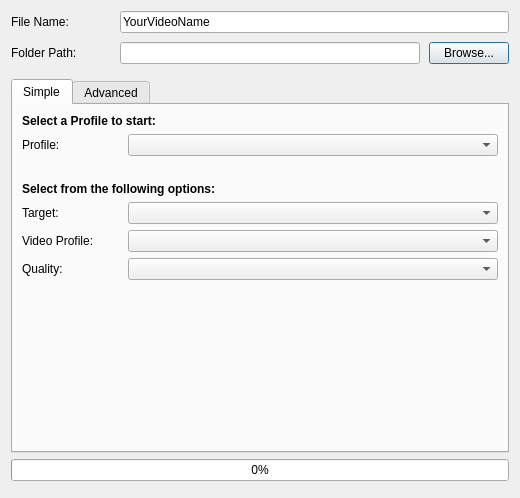
<?xml version="1.0" encoding="UTF-8"?>
<ui version="4.0">
 <class>Dialog</class>
 <widget class="QDialog" name="Dialog">
  <property name="geometry">
   <rect>
    <x>0</x>
    <y>0</y>
    <width>520</width>
    <height>498</height>
   </rect>
  </property>
  <property name="sizePolicy">
   <sizepolicy hsizetype="Preferred" vsizetype="Preferred">
    <horstretch>0</horstretch>
    <verstretch>0</verstretch>
   </sizepolicy>
  </property>
  <property name="windowTitle">
   <string>Export Video</string>
  </property>
  <property name="windowIcon">
   <iconset resource="../../../images/openshot.qrc">
    <normaloff>:/openshot.svg</normaloff>:/openshot.svg</iconset>
  </property>
  <property name="autoFillBackground">
   <bool>false</bool>
  </property>
  <layout class="QGridLayout" name="gridLayout" rowstretch="0,1,0,0">
   <item row="2" column="0" alignment="Qt::AlignBottom">
    <widget class="QProgressBar" name="progressExportVideo">
     <property name="sizePolicy">
      <sizepolicy hsizetype="Expanding" vsizetype="Fixed">
       <horstretch>0</horstretch>
       <verstretch>0</verstretch>
      </sizepolicy>
     </property>
     <property name="value">
      <number>0</number>
     </property>
    </widget>
   </item>
   <item row="3" column="0" alignment="Qt::AlignBottom">
    <widget class="QDialogButtonBox" name="buttonBox">
     <property name="standardButtons">
      <set>QDialogButtonBox::NoButton</set>
     </property>
    </widget>
   </item>
   <item row="1" column="0">
    <widget class="QTabWidget" name="tabWidget">
     <property name="sizePolicy">
      <sizepolicy hsizetype="Preferred" vsizetype="Preferred">
       <horstretch>0</horstretch>
       <verstretch>0</verstretch>
      </sizepolicy>
     </property>
     <property name="currentIndex">
      <number>0</number>
     </property>
     <widget class="QWidget" name="Simple">
      <property name="autoFillBackground">
       <bool>false</bool>
      </property>
      <property name="styleSheet">
       <string notr="true"/>
      </property>
      <attribute name="title">
       <string>Simple</string>
      </attribute>
      <layout class="QGridLayout" name="gridLayout_2" rowstretch="0,0,0,0,0,1">
       <property name="horizontalSpacing">
        <number>6</number>
       </property>
       <item row="0" column="0">
        <layout class="QVBoxLayout" name="verticalLayout_2">
         <property name="bottomMargin">
          <number>20</number>
         </property>
         <item>
          <widget class="QLabel" name="lblChooseProfile">
           <property name="text">
            <string>&lt;b&gt;Select a Profile to start:&lt;/b&gt;</string>
           </property>
          </widget>
         </item>
         <item>
          <layout class="QFormLayout" name="formLayout">
           <property name="verticalSpacing">
            <number>29</number>
           </property>
           <item row="0" column="0">
            <widget class="QLabel" name="label">
             <property name="sizePolicy">
              <sizepolicy hsizetype="Preferred" vsizetype="Preferred">
               <horstretch>0</horstretch>
               <verstretch>0</verstretch>
              </sizepolicy>
             </property>
             <property name="minimumSize">
              <size>
               <width>100</width>
               <height>0</height>
              </size>
             </property>
             <property name="text">
              <string>Profile:</string>
             </property>
            </widget>
           </item>
           <item row="0" column="1">
            <widget class="QComboBox" name="cboSimpleProjectType">
             <property name="sizePolicy">
              <sizepolicy hsizetype="Expanding" vsizetype="Fixed">
               <horstretch>0</horstretch>
               <verstretch>0</verstretch>
              </sizepolicy>
             </property>
            </widget>
           </item>
          </layout>
         </item>
        </layout>
       </item>
       <item row="1" column="0">
        <widget class="QLabel" name="label_2">
         <property name="text">
          <string>&lt;b&gt;Select from the following options:&lt;/b&gt;</string>
         </property>
        </widget>
       </item>
       <item row="2" column="0">
        <layout class="QFormLayout" name="formLayout_2">
         <property name="fieldGrowthPolicy">
          <enum>QFormLayout::AllNonFixedFieldsGrow</enum>
         </property>
         <item row="0" column="1">
          <widget class="QComboBox" name="cboSimpleTarget">
           <property name="sizePolicy">
            <sizepolicy hsizetype="Preferred" vsizetype="Fixed">
             <horstretch>0</horstretch>
             <verstretch>0</verstretch>
            </sizepolicy>
           </property>
          </widget>
         </item>
         <item row="0" column="0">
          <widget class="QLabel" name="label_3">
           <property name="minimumSize">
            <size>
             <width>100</width>
             <height>0</height>
            </size>
           </property>
           <property name="text">
            <string>Target:</string>
           </property>
          </widget>
         </item>
        </layout>
       </item>
       <item row="3" column="0">
        <layout class="QFormLayout" name="formLayout_3">
         <item row="0" column="1">
          <widget class="QComboBox" name="cboSimpleVideoProfile">
           <property name="sizePolicy">
            <sizepolicy hsizetype="Preferred" vsizetype="Fixed">
             <horstretch>0</horstretch>
             <verstretch>0</verstretch>
            </sizepolicy>
           </property>
          </widget>
         </item>
         <item row="0" column="0">
          <widget class="QLabel" name="label_4">
           <property name="minimumSize">
            <size>
             <width>100</width>
             <height>0</height>
            </size>
           </property>
           <property name="text">
            <string>Video Profile:</string>
           </property>
          </widget>
         </item>
        </layout>
       </item>
       <item row="4" column="0">
        <layout class="QFormLayout" name="formLayout_4">
         <item row="0" column="0">
          <widget class="QLabel" name="label_5">
           <property name="minimumSize">
            <size>
             <width>100</width>
             <height>0</height>
            </size>
           </property>
           <property name="text">
            <string>Quality:</string>
           </property>
          </widget>
         </item>
         <item row="0" column="1">
          <widget class="QComboBox" name="cboSimpleQuality">
           <property name="sizePolicy">
            <sizepolicy hsizetype="Preferred" vsizetype="Fixed">
             <horstretch>0</horstretch>
             <verstretch>0</verstretch>
            </sizepolicy>
           </property>
          </widget>
         </item>
        </layout>
       </item>
       <item row="5" column="0">
        <spacer name="verticalSpacer_2">
         <property name="orientation">
          <enum>Qt::Vertical</enum>
         </property>
         <property name="sizeHint" stdset="0">
          <size>
           <width>20</width>
           <height>40</height>
          </size>
         </property>
        </spacer>
       </item>
      </layout>
     </widget>
     <widget class="QWidget" name="Advanced">
      <attribute name="title">
       <string>Advanced</string>
      </attribute>
      <layout class="QGridLayout" name="gridLayout_3" rowstretch="0,1">
       <item row="0" column="0">
        <widget class="QToolBox" name="toolBox">
         <property name="sizePolicy">
          <sizepolicy hsizetype="Preferred" vsizetype="MinimumExpanding">
           <horstretch>0</horstretch>
           <verstretch>0</verstretch>
          </sizepolicy>
         </property>
         <property name="frameShape">
          <enum>QFrame::NoFrame</enum>
         </property>
         <property name="frameShadow">
          <enum>QFrame::Plain</enum>
         </property>
         <property name="lineWidth">
          <number>0</number>
         </property>
         <property name="currentIndex">
          <number>0</number>
         </property>
         <widget class="QWidget" name="pageAdvancedOptions">
          <property name="geometry">
           <rect>
            <x>0</x>
            <y>0</y>
            <width>480</width>
            <height>122</height>
           </rect>
          </property>
          <attribute name="label">
           <string>Advanced Options</string>
          </attribute>
          <layout class="QGridLayout" name="gridLayout_4">
           <item row="0" column="0">
            <layout class="QHBoxLayout" name="horizontalLayout_2">
             <property name="bottomMargin">
              <number>0</number>
             </property>
             <item>
              <widget class="QLabel" name="lblExportTo">
               <property name="minimumSize">
                <size>
                 <width>100</width>
                 <height>0</height>
                </size>
               </property>
               <property name="text">
                <string>Export To:</string>
               </property>
              </widget>
             </item>
             <item>
              <widget class="QComboBox" name="cboExportTo">
               <property name="sizePolicy">
                <sizepolicy hsizetype="Expanding" vsizetype="Fixed">
                 <horstretch>0</horstretch>
                 <verstretch>0</verstretch>
                </sizepolicy>
               </property>
              </widget>
             </item>
            </layout>
           </item>
           <item row="1" column="0">
            <layout class="QHBoxLayout" name="horizontalLayout_5">
             <item>
              <widget class="QLabel" name="lblStartFrame">
               <property name="minimumSize">
                <size>
                 <width>100</width>
                 <height>0</height>
                </size>
               </property>
               <property name="text">
                <string>Start Frame:</string>
               </property>
              </widget>
             </item>
             <item>
              <widget class="QSpinBox" name="txtStartFrame">
               <property name="sizePolicy">
                <sizepolicy hsizetype="Expanding" vsizetype="Fixed">
                 <horstretch>0</horstretch>
                 <verstretch>0</verstretch>
                </sizepolicy>
               </property>
               <property name="minimum">
                <number>1</number>
               </property>
               <property name="maximum">
                <number>99999999</number>
               </property>
              </widget>
             </item>
            </layout>
           </item>
           <item row="2" column="0">
            <layout class="QHBoxLayout" name="horizontalLayout">
             <item>
              <widget class="QLabel" name="lblEndFrame">
               <property name="minimumSize">
                <size>
                 <width>100</width>
                 <height>0</height>
                </size>
               </property>
               <property name="text">
                <string>End Frame:</string>
               </property>
              </widget>
             </item>
             <item>
              <widget class="QSpinBox" name="txtEndFrame">
               <property name="sizePolicy">
                <sizepolicy hsizetype="Expanding" vsizetype="Fixed">
                 <horstretch>0</horstretch>
                 <verstretch>0</verstretch>
                </sizepolicy>
               </property>
               <property name="minimum">
                <number>1</number>
               </property>
               <property name="maximum">
                <number>99999999</number>
               </property>
              </widget>
             </item>
            </layout>
           </item>
          </layout>
         </widget>
         <widget class="QWidget" name="pageProfile">
          <property name="geometry">
           <rect>
            <x>0</x>
            <y>0</y>
            <width>466</width>
            <height>269</height>
           </rect>
          </property>
          <property name="sizePolicy">
           <sizepolicy hsizetype="Preferred" vsizetype="Preferred">
            <horstretch>0</horstretch>
            <verstretch>0</verstretch>
           </sizepolicy>
          </property>
          <attribute name="label">
           <string>Profile</string>
          </attribute>
          <layout class="QGridLayout" name="gridLayout_5">
           <item row="0" column="0">
            <layout class="QHBoxLayout" name="horizontalLayout_6">
             <item>
              <widget class="QLabel" name="lblProfile_2">
               <property name="minimumSize">
                <size>
                 <width>100</width>
                 <height>0</height>
                </size>
               </property>
               <property name="text">
                <string>Profile:</string>
               </property>
              </widget>
             </item>
             <item>
              <widget class="QComboBox" name="cboProfile">
               <property name="sizePolicy">
                <sizepolicy hsizetype="Expanding" vsizetype="Fixed">
                 <horstretch>0</horstretch>
                 <verstretch>0</verstretch>
                </sizepolicy>
               </property>
              </widget>
             </item>
            </layout>
           </item>
           <item row="1" column="0">
            <layout class="QHBoxLayout" name="horizontalLayout_11">
             <item>
              <widget class="QLabel" name="lblWidth">
               <property name="minimumSize">
                <size>
                 <width>100</width>
                 <height>0</height>
                </size>
               </property>
               <property name="text">
                <string>Width:</string>
               </property>
              </widget>
             </item>
             <item>
              <widget class="QSpinBox" name="txtWidth">
               <property name="sizePolicy">
                <sizepolicy hsizetype="Expanding" vsizetype="Fixed">
                 <horstretch>0</horstretch>
                 <verstretch>0</verstretch>
                </sizepolicy>
               </property>
               <property name="minimum">
                <number>2</number>
               </property>
               <property name="maximum">
                <number>40000</number>
               </property>
              </widget>
             </item>
            </layout>
           </item>
           <item row="2" column="0">
            <layout class="QHBoxLayout" name="horizontalLayout_10">
             <item>
              <widget class="QLabel" name="lblHeight">
               <property name="minimumSize">
                <size>
                 <width>100</width>
                 <height>0</height>
                </size>
               </property>
               <property name="text">
                <string>Height:</string>
               </property>
              </widget>
             </item>
             <item>
              <widget class="QSpinBox" name="txtHeight">
               <property name="sizePolicy">
                <sizepolicy hsizetype="Expanding" vsizetype="Fixed">
                 <horstretch>0</horstretch>
                 <verstretch>0</verstretch>
                </sizepolicy>
               </property>
               <property name="minimum">
                <number>2</number>
               </property>
               <property name="maximum">
                <number>40000</number>
               </property>
              </widget>
             </item>
            </layout>
           </item>
           <item row="4" column="0">
            <layout class="QHBoxLayout" name="horizontalLayout_12">
             <item>
              <widget class="QLabel" name="lblAspectRatio">
               <property name="minimumSize">
                <size>
                 <width>100</width>
                 <height>0</height>
                </size>
               </property>
               <property name="text">
                <string>Aspect Ratio:</string>
               </property>
              </widget>
             </item>
             <item>
              <widget class="QSpinBox" name="txtAspectRatioNum">
               <property name="sizePolicy">
                <sizepolicy hsizetype="Expanding" vsizetype="Fixed">
                 <horstretch>0</horstretch>
                 <verstretch>0</verstretch>
                </sizepolicy>
               </property>
               <property name="minimum">
                <number>1</number>
               </property>
               <property name="maximum">
                <number>9999</number>
               </property>
              </widget>
             </item>
             <item>
              <widget class="QSpinBox" name="txtAspectRatioDen">
               <property name="sizePolicy">
                <sizepolicy hsizetype="Expanding" vsizetype="Fixed">
                 <horstretch>0</horstretch>
                 <verstretch>0</verstretch>
                </sizepolicy>
               </property>
               <property name="minimum">
                <number>1</number>
               </property>
               <property name="maximum">
                <number>9999</number>
               </property>
              </widget>
             </item>
            </layout>
           </item>
           <item row="5" column="0">
            <layout class="QHBoxLayout" name="horizontalLayout_13">
             <item>
              <widget class="QLabel" name="lblPixelRatio">
               <property name="minimumSize">
                <size>
                 <width>100</width>
                 <height>0</height>
                </size>
               </property>
               <property name="text">
                <string>Pixel Ratio:</string>
               </property>
              </widget>
             </item>
             <item>
              <widget class="QSpinBox" name="txtPixelRatioNum">
               <property name="sizePolicy">
                <sizepolicy hsizetype="Expanding" vsizetype="Fixed">
                 <horstretch>0</horstretch>
                 <verstretch>0</verstretch>
                </sizepolicy>
               </property>
               <property name="minimum">
                <number>1</number>
               </property>
               <property name="maximum">
                <number>9999</number>
               </property>
              </widget>
             </item>
             <item>
              <widget class="QSpinBox" name="txtPixelRatioDen">
               <property name="sizePolicy">
                <sizepolicy hsizetype="Expanding" vsizetype="Fixed">
                 <horstretch>0</horstretch>
                 <verstretch>0</verstretch>
                </sizepolicy>
               </property>
               <property name="minimum">
                <number>1</number>
               </property>
               <property name="maximum">
                <number>9999</number>
               </property>
              </widget>
             </item>
            </layout>
           </item>
           <item row="6" column="0">
            <layout class="QHBoxLayout" name="horizontalLayout_14">
             <item>
              <widget class="QLabel" name="lblFrameRate">
               <property name="minimumSize">
                <size>
                 <width>100</width>
                 <height>0</height>
                </size>
               </property>
               <property name="text">
                <string>Frame Rate:</string>
               </property>
              </widget>
             </item>
             <item>
              <widget class="QSpinBox" name="txtFrameRateNum">
               <property name="sizePolicy">
                <sizepolicy hsizetype="Expanding" vsizetype="Fixed">
                 <horstretch>0</horstretch>
                 <verstretch>0</verstretch>
                </sizepolicy>
               </property>
               <property name="minimum">
                <number>1</number>
               </property>
               <property name="maximum">
                <number>99999</number>
               </property>
              </widget>
             </item>
             <item>
              <widget class="QSpinBox" name="txtFrameRateDen">
               <property name="sizePolicy">
                <sizepolicy hsizetype="Expanding" vsizetype="Fixed">
                 <horstretch>0</horstretch>
                 <verstretch>0</verstretch>
                </sizepolicy>
               </property>
               <property name="minimum">
                <number>1</number>
               </property>
               <property name="maximum">
                <number>9999</number>
               </property>
              </widget>
             </item>
            </layout>
           </item>
           <item row="7" column="0">
            <layout class="QHBoxLayout" name="horizontalLayout_15">
             <property name="bottomMargin">
              <number>0</number>
             </property>
             <item>
              <widget class="QLabel" name="lblInterlaced">
               <property name="minimumSize">
                <size>
                 <width>100</width>
                 <height>0</height>
                </size>
               </property>
               <property name="text">
                <string>Interlaced:</string>
               </property>
              </widget>
             </item>
             <item>
              <widget class="QComboBox" name="cboInterlaced">
               <property name="sizePolicy">
                <sizepolicy hsizetype="Expanding" vsizetype="Fixed">
                 <horstretch>0</horstretch>
                 <verstretch>0</verstretch>
                </sizepolicy>
               </property>
              </widget>
             </item>
            </layout>
           </item>
          </layout>
         </widget>
         <widget class="QWidget" name="pageImageSequenceSettings">
          <property name="geometry">
           <rect>
            <x>0</x>
            <y>0</y>
            <width>480</width>
            <height>68</height>
           </rect>
          </property>
          <attribute name="label">
           <string>Image Sequence Settings</string>
          </attribute>
          <layout class="QGridLayout" name="gridLayout_6">
           <item row="0" column="0">
            <layout class="QHBoxLayout" name="horizontalLayout_16">
             <item>
              <widget class="QLabel" name="lblImageFormat">
               <property name="minimumSize">
                <size>
                 <width>100</width>
                 <height>0</height>
                </size>
               </property>
               <property name="text">
                <string>Image Format:</string>
               </property>
              </widget>
             </item>
             <item>
              <widget class="QLineEdit" name="txtImageFormat"/>
             </item>
            </layout>
           </item>
          </layout>
         </widget>
         <widget class="QWidget" name="pageVideoSettings">
          <property name="geometry">
           <rect>
            <x>0</x>
            <y>0</y>
            <width>480</width>
            <height>120</height>
           </rect>
          </property>
          <attribute name="label">
           <string>Video Settings</string>
          </attribute>
          <layout class="QGridLayout" name="gridLayout_7">
           <item row="0" column="0">
            <layout class="QHBoxLayout" name="horizontalLayout_17">
             <item>
              <widget class="QLabel" name="lblVideoFormat">
               <property name="minimumSize">
                <size>
                 <width>100</width>
                 <height>0</height>
                </size>
               </property>
               <property name="text">
                <string>Video Format:</string>
               </property>
              </widget>
             </item>
             <item>
              <widget class="QLineEdit" name="txtVideoFormat"/>
             </item>
            </layout>
           </item>
           <item row="1" column="0">
            <layout class="QHBoxLayout" name="horizontalLayout_18">
             <item>
              <widget class="QLabel" name="lblVideoCodec">
               <property name="minimumSize">
                <size>
                 <width>100</width>
                 <height>0</height>
                </size>
               </property>
               <property name="text">
                <string>Video Codec:</string>
               </property>
              </widget>
             </item>
             <item>
              <widget class="QLineEdit" name="txtVideoCodec"/>
             </item>
            </layout>
           </item>
           <item row="2" column="0">
            <layout class="QHBoxLayout" name="horizontalLayout_19">
             <property name="bottomMargin">
              <number>0</number>
             </property>
             <item>
              <widget class="QLabel" name="lblVideoBitrate">
               <property name="minimumSize">
                <size>
                 <width>100</width>
                 <height>0</height>
                </size>
               </property>
               <property name="text">
                <string>Bit Rate / Quality:</string>
               </property>
              </widget>
             </item>
             <item>
              <widget class="QLineEdit" name="txtVideoBitRate"/>
             </item>
            </layout>
           </item>
          </layout>
         </widget>
         <widget class="QWidget" name="pageAudioSettings">
          <attribute name="label">
           <string>Audio Settings</string>
          </attribute>
          <layout class="QGridLayout" name="gridLayout_8">
           <item row="0" column="0">
            <layout class="QHBoxLayout" name="horizontalLayout_20">
             <item>
              <widget class="QLabel" name="lblAudioCodec">
               <property name="minimumSize">
                <size>
                 <width>100</width>
                 <height>0</height>
                </size>
               </property>
               <property name="text">
                <string>Audio Codec:</string>
               </property>
              </widget>
             </item>
             <item>
              <widget class="QLineEdit" name="txtAudioCodec"/>
             </item>
            </layout>
           </item>
           <item row="1" column="0">
            <layout class="QHBoxLayout" name="horizontalLayout_21">
             <item>
              <widget class="QLabel" name="lblSampleRate">
               <property name="minimumSize">
                <size>
                 <width>100</width>
                 <height>0</height>
                </size>
               </property>
               <property name="text">
                <string>Sample Rate:</string>
               </property>
              </widget>
             </item>
             <item>
              <widget class="QSpinBox" name="txtSampleRate">
               <property name="sizePolicy">
                <sizepolicy hsizetype="Expanding" vsizetype="Fixed">
                 <horstretch>0</horstretch>
                 <verstretch>0</verstretch>
                </sizepolicy>
               </property>
               <property name="minimum">
                <number>1000</number>
               </property>
               <property name="maximum">
                <number>128000</number>
               </property>
              </widget>
             </item>
            </layout>
           </item>
           <item row="2" column="0">
            <layout class="QHBoxLayout" name="horizontalLayout_22">
             <item>
              <widget class="QLabel" name="lblChannels">
               <property name="minimumSize">
                <size>
                 <width>100</width>
                 <height>0</height>
                </size>
               </property>
               <property name="text">
                <string># of Channels:</string>
               </property>
              </widget>
             </item>
             <item>
              <widget class="QSpinBox" name="txtChannels">
               <property name="sizePolicy">
                <sizepolicy hsizetype="Expanding" vsizetype="Fixed">
                 <horstretch>0</horstretch>
                 <verstretch>0</verstretch>
                </sizepolicy>
               </property>
               <property name="minimum">
                <number>1</number>
               </property>
               <property name="maximum">
                <number>9</number>
               </property>
              </widget>
             </item>
            </layout>
           </item>
           <item row="3" column="0">
            <layout class="QHBoxLayout" name="horizontalLayout_7">
             <property name="topMargin">
              <number>0</number>
             </property>
             <item>
              <widget class="QLabel" name="lblChannelLayout">
               <property name="minimumSize">
                <size>
                 <width>100</width>
                 <height>0</height>
                </size>
               </property>
               <property name="text">
                <string>Channel Layout:</string>
               </property>
              </widget>
             </item>
             <item>
              <widget class="QComboBox" name="cboChannelLayout">
               <property name="sizePolicy">
                <sizepolicy hsizetype="Expanding" vsizetype="Fixed">
                 <horstretch>0</horstretch>
                 <verstretch>0</verstretch>
                </sizepolicy>
               </property>
              </widget>
             </item>
            </layout>
           </item>
           <item row="4" column="0">
            <layout class="QHBoxLayout" name="horizontalLayout_23">
             <item>
              <widget class="QLabel" name="lblAudioBitrate">
               <property name="minimumSize">
                <size>
                 <width>100</width>
                 <height>0</height>
                </size>
               </property>
               <property name="text">
                <string>Bit Rate / Quality:</string>
               </property>
              </widget>
             </item>
             <item>
              <widget class="QLineEdit" name="txtAudioBitrate"/>
             </item>
            </layout>
           </item>
          </layout>
         </widget>
        </widget>
       </item>
       <item row="1" column="0">
        <spacer name="verticalSpacer">
         <property name="orientation">
          <enum>Qt::Vertical</enum>
         </property>
         <property name="sizeHint" stdset="0">
          <size>
           <width>20</width>
           <height>40</height>
          </size>
         </property>
        </spacer>
       </item>
      </layout>
     </widget>
    </widget>
   </item>
   <item row="0" column="0">
    <layout class="QVBoxLayout" name="verticalLayout">
     <property name="spacing">
      <number>9</number>
     </property>
     <property name="bottomMargin">
      <number>9</number>
     </property>
     <item>
      <layout class="QHBoxLayout" name="horizontalLayout_3">
       <item>
        <widget class="QLabel" name="lblFileName">
         <property name="minimumSize">
          <size>
           <width>100</width>
           <height>0</height>
          </size>
         </property>
         <property name="text">
          <string>File Name:</string>
         </property>
        </widget>
       </item>
       <item>
        <widget class="QLineEdit" name="txtFileName">
         <property name="text">
          <string>YourVideoName</string>
         </property>
        </widget>
       </item>
      </layout>
     </item>
     <item>
      <layout class="QHBoxLayout" name="horizontalLayout_4">
       <item>
        <widget class="QLabel" name="lblFolderPath">
         <property name="minimumSize">
          <size>
           <width>100</width>
           <height>0</height>
          </size>
         </property>
         <property name="text">
          <string>Folder Path:</string>
         </property>
        </widget>
       </item>
       <item>
        <widget class="QLineEdit" name="txtExportFolder"/>
       </item>
       <item>
        <widget class="QPushButton" name="btnBrowse">
         <property name="text">
          <string>Browse...</string>
         </property>
        </widget>
       </item>
      </layout>
     </item>
    </layout>
   </item>
  </layout>
 </widget>
 <tabstops>
  <tabstop>txtFileName</tabstop>
  <tabstop>txtExportFolder</tabstop>
  <tabstop>btnBrowse</tabstop>
  <tabstop>tabWidget</tabstop>
  <tabstop>cboSimpleProjectType</tabstop>
  <tabstop>cboSimpleTarget</tabstop>
  <tabstop>cboSimpleVideoProfile</tabstop>
  <tabstop>cboSimpleQuality</tabstop>
  <tabstop>cboExportTo</tabstop>
  <tabstop>txtStartFrame</tabstop>
  <tabstop>txtEndFrame</tabstop>
  <tabstop>cboProfile</tabstop>
  <tabstop>txtWidth</tabstop>
  <tabstop>txtHeight</tabstop>
  <tabstop>txtAspectRatioNum</tabstop>
  <tabstop>txtAspectRatioDen</tabstop>
  <tabstop>txtPixelRatioNum</tabstop>
  <tabstop>txtPixelRatioDen</tabstop>
  <tabstop>txtFrameRateNum</tabstop>
  <tabstop>txtFrameRateDen</tabstop>
  <tabstop>cboInterlaced</tabstop>
  <tabstop>txtImageFormat</tabstop>
  <tabstop>txtVideoFormat</tabstop>
  <tabstop>txtVideoCodec</tabstop>
  <tabstop>txtVideoBitRate</tabstop>
  <tabstop>txtAudioCodec</tabstop>
  <tabstop>txtSampleRate</tabstop>
  <tabstop>txtChannels</tabstop>
  <tabstop>cboChannelLayout</tabstop>
  <tabstop>txtAudioBitrate</tabstop>
 </tabstops>
 <resources/>
 <connections>
  <connection>
   <sender>buttonBox</sender>
   <signal>accepted()</signal>
   <receiver>Dialog</receiver>
   <slot>accept()</slot>
   <hints>
    <hint type="sourcelabel">
     <x>59</x>
     <y>24</y>
    </hint>
    <hint type="destinationlabel">
     <x>249</x>
     <y>170</y>
    </hint>
   </hints>
  </connection>
  <connection>
   <sender>buttonBox</sender>
   <signal>rejected()</signal>
   <receiver>Dialog</receiver>
   <slot>reject()</slot>
   <hints>
    <hint type="sourcelabel">
     <x>59</x>
     <y>24</y>
    </hint>
    <hint type="destinationlabel">
     <x>249</x>
     <y>170</y>
    </hint>
   </hints>
  </connection>
 </connections>
</ui>
